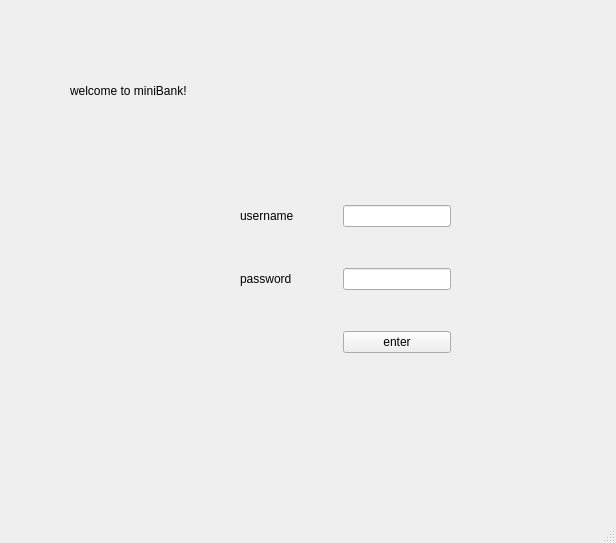
<?xml version="1.0" encoding="UTF-8"?>
<ui version="4.0">
 <class>MainWindow</class>
 <widget class="QMainWindow" name="MainWindow">
  <property name="geometry">
   <rect>
    <x>0</x>
    <y>0</y>
    <width>616</width>
    <height>543</height>
   </rect>
  </property>
  <property name="windowTitle">
   <string>MainWindow</string>
  </property>
  <widget class="QWidget" name="centralwidget">
   <widget class="QWidget" name="gridLayoutWidget">
    <property name="geometry">
     <rect>
      <x>240</x>
      <y>170</y>
      <width>211</width>
      <height>221</height>
     </rect>
    </property>
    <layout class="QGridLayout" name="gridLayout">
     <item row="6" column="0">
      <layout class="QHBoxLayout" name="horizontalLayout">
       <item>
        <spacer name="horizontalSpacer">
         <property name="orientation">
          <enum>Qt::Horizontal</enum>
         </property>
         <property name="sizeHint" stdset="0">
          <size>
           <width>40</width>
           <height>20</height>
          </size>
         </property>
        </spacer>
       </item>
      </layout>
     </item>
     <item row="3" column="0">
      <widget class="QLabel" name="user_lbl">
       <property name="text">
        <string>username</string>
       </property>
      </widget>
     </item>
     <item row="5" column="1">
      <widget class="QLineEdit" name="password_led"/>
     </item>
     <item row="3" column="1">
      <widget class="QLineEdit" name="user_led"/>
     </item>
     <item row="5" column="0">
      <widget class="QLabel" name="password_lbl">
       <property name="text">
        <string>password</string>
       </property>
      </widget>
     </item>
     <item row="6" column="1">
      <widget class="QPushButton" name="enter_pbn">
       <property name="text">
        <string>enter</string>
       </property>
      </widget>
     </item>
    </layout>
   </widget>
   <widget class="QLabel" name="welcome_lbl">
    <property name="geometry">
     <rect>
      <x>70</x>
      <y>70</y>
      <width>151</width>
      <height>41</height>
     </rect>
    </property>
    <property name="text">
     <string>welcome to miniBank!</string>
    </property>
   </widget>
  </widget>
  <widget class="QMenuBar" name="menubar">
   <property name="geometry">
    <rect>
     <x>0</x>
     <y>0</y>
     <width>616</width>
     <height>26</height>
    </rect>
   </property>
  </widget>
  <widget class="QStatusBar" name="statusbar"/>
 </widget>
 <resources/>
 <connections/>
</ui>
